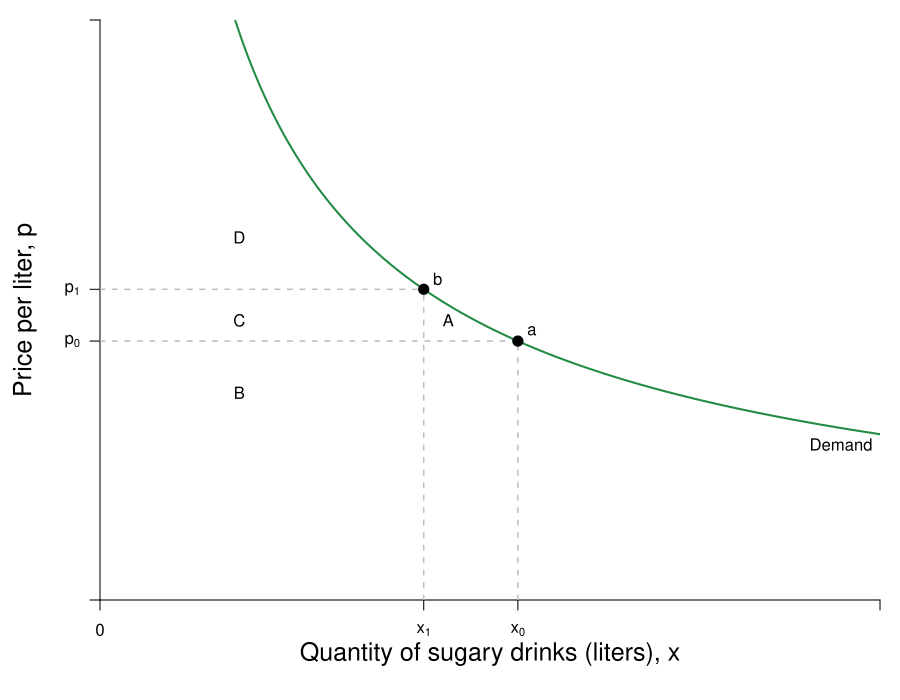

Recreate this plot in R.
pdf(file = "indmarketdemand/sugar_bev_demand.pdf", width = 9, height = 7)

#Set parameters for graphics
axislabelsize <- 1.5
labelsize <- 1.2
graphlinewidth <- 2
segmentlinewidth <- 1.5

COL <- c("#7fc97f", "#beaed4", "#fdc086", "#ffff99", "#386cb0", "#f0027f", "#bf5b17", "#666666")
COLA <- c("#e0f3db", "#99d8c9","#66c2a4","#41ae76", "#238b45", "#005824")
COLB <- c("#c6dbef", "#4eb3d3", "#2b8cbe", "#0868ac","#084081")
COLC <- c("#fcfbfd", "#efedf5", "#dadaeb", "#bcbddc", "#9e9ac8", "#807dba", "#6a51a3", "#54278f", "#3f007d")

par(mar =  c(5, 5, 1, 1))

indiffA <- function(x, alpha = 0.5, uA = 5) {
  (uA / x^alpha)^(1/(1 - alpha))
}

cef <- function(x, e = 1.4, k = 44.7982){
  k*(x^(-1/e))
}

#The inverse demand function to creat the relative points
cefinv <- function(p, e = 1.4, k = 44.7982){
  (p/k)^(-e)
}

xlims <- c(0, 280)
ylims <- c(0, 2.8)

npts <- 501 
x <- seq(xlims[1], xlims[2], length.out = npts)
y <- seq(ylims[1], ylims[2], length.out = npts) 

plot(0, 0, xlim = xlims, ylim = ylims, type = "n",
     xlab = expression(paste("")),
     ylab = expression(paste("")), 
     xaxt = "n", 
     yaxt = "n", 
     cex.lab = axislabelsize, 
     bty = "n",
     xaxs="i", 
     yaxs="i")


## Paremeters to enable editing points 
## I've assumed a tax of 20% to make this more visible 
## I'll comment on that in the caption
tax <- 1.2 #20 percent tax
prices <- c(1.25, 1.25*tax) 
xprices <- c(cefinv(prices[1]), cefinv(prices[2]))

ticksy <- c(0, prices[1], prices[2], ylims[2])
ylabels <- c(NA, expression(paste(p[0])), expression(paste(p[1])), NA)
ticksx <- c(0, xprices[2], xprices[1], xlims[2])
xlabels <- c(0, expression(paste(x[1])), expression(paste(x[0])), NA)


#p[1]== (1 + t)*p[0]
axis(1, at = ticksx, pos = 0, labels = xlabels)
axis(2, at = ticksy, pos = 0, labels = ylabels, las = 1)

npts <- 500 
xx1 <- seq(xlims[1], xlims[2], length.out = npts)

#Label axes
mtext(expression(paste("Quantity of sugary drinks (liters), ", x)), side=1, line = 2.5, cex = axislabelsize)
text(-27, 0.5*ylims[2], expression(paste("Price per liter, ", p)), xpd = TRUE, cex = axislabelsize, srt = 90) 


# Segments
segments(xprices[1], 0, xprices[1], prices[1], lty = 2, col = "gray" , lwd = segmentlinewidth)
segments(0,  prices[1], xprices[1],  prices[1], lty = 2, col = "gray" , lwd = segmentlinewidth)

segments(0, prices[2], xprices[2], prices[2], lty = 2, col = "gray" , lwd = segmentlinewidth)
segments(xprices[2], 0, xprices[2], prices[2], lty = 2, col = "gray" , lwd = segmentlinewidth)


# Demand Curve
#lines(xx1, indiffA(xx1, alpha = 0.38723, uA = 7.98053), col = COLA[5], lwd = graphlinewidth)
lines(xx1, cef(xx1), col = COLA[5], lwd = graphlinewidth)
text(xlims[2] - 0.05*xlims[2], 0.75, expression(Demand))

# Points
points(xprices[1], prices[1], pch = 16, col = "black", cex = 1.5)
text(xprices[1] + 5, prices[1] + 0.05, expression(a))

points(xprices[2], prices[2], pch = 16, col = "black", cex = 1.5)
text(xprices[2] + 5, prices[2] + 0.05, expression(b))

# Label Regions
text(125, 1.35, expression(A))
text(50, 1, expression(B))
text(50, 1.35, expression(C))
text(50, 1.75, expression(D))




dev.off()
